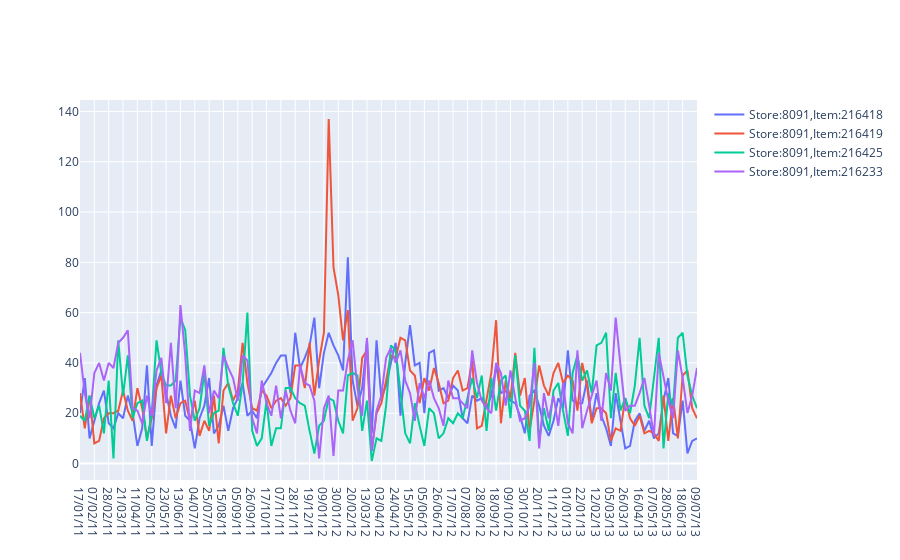

The notebook cell saved with this chart:
### Code cell
def sales_monthly(data):
    multi_store_item_df = data.copy()
    # First, let us filterout the required data
    store_ids = [8091, 8091, 8091, 8091]   # Some stores
    sku_ids = [216418, 216419, 216425, 216233]    # Some items
    print('Before filter:', multi_store_item_df.shape)
    multi_store_item_df = multi_store_item_df[multi_store_item_df.store_id.isin(store_ids)]
    multi_store_item_df = multi_store_item_df[multi_store_item_df.sku_id.isin(sku_ids)]
    print('After filter:', multi_store_item_df.shape)
    #display(multi_store_item_df)
    # TODO Monthly avg sales

    # Let us plot this now
    multi_store_item_ts_data = []
    for st,it in zip(store_ids, sku_ids):
        flt = multi_store_item_df[multi_store_item_df.store_id == st]
        flt = flt[flt.sku_id == it]
        multi_store_item_ts_data.append(go.Scatter(x=flt.week, y=flt[label_col], name = "Store:" + str(st) + ",Item:" + str(it)))
    py.iplot(multi_store_item_ts_data)
    return (multi_store_item_df)

multi_store_item_df = sales_monthly(train)

### Figure 1 — Plotly figure (JSON) as saved in the notebook; plotly's stock layout.template omitted (floating-point values rounded to 4 significant figures; data arrays with more than 128 entries replaced by an {"elided": "..."} marker saying what was removed)
{"data": [{"name": "Store:8091,Item:216418", "type": "scatter", "x": {"elided": "130 str values"}, "y": {"elided": "130 int values"}}, {"name": "Store:8091,Item:216419", "type": "scatter", "x": {"elided": "130 str values"}, "y": {"elided": "130 int values"}}, {"name": "Store:8091,Item:216425", "type": "scatter", "x": {"elided": "130 str values"}, "y": {"elided": "130 int values"}}, {"name": "Store:8091,Item:216233", "type": "scatter", "x": {"elided": "130 str values"}, "y": {"elided": "130 int values"}}], "layout": {}}
